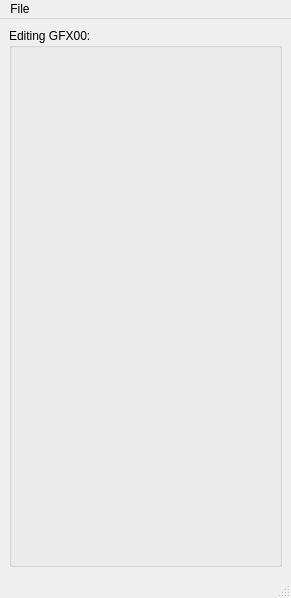
<?xml version="1.0" encoding="UTF-8"?>
<ui version="4.0">
 <class>window_gfx_editor</class>
 <widget class="QMainWindow" name="window_gfx_editor">
  <property name="geometry">
   <rect>
    <x>0</x>
    <y>0</y>
    <width>291</width>
    <height>598</height>
   </rect>
  </property>
  <property name="windowTitle">
   <string>MainWindow</string>
  </property>
  <widget class="QWidget" name="centralwidget">
   <layout class="QVBoxLayout" name="verticalLayout_2">
    <item>
     <layout class="QHBoxLayout" name="horizontalLayout"/>
    </item>
    <item>
     <widget class="QGroupBox" name="groupBox">
      <property name="title">
       <string>Editing GFX00:</string>
      </property>
      <property name="flat">
       <bool>false</bool>
      </property>
      <property name="checkable">
       <bool>false</bool>
      </property>
     </widget>
    </item>
   </layout>
  </widget>
  <widget class="QMenuBar" name="menubar">
   <property name="geometry">
    <rect>
     <x>0</x>
     <y>0</y>
     <width>291</width>
     <height>27</height>
    </rect>
   </property>
   <widget class="QMenu" name="menuFile">
    <property name="title">
     <string>File</string>
    </property>
    <addaction name="actionLoad_GFX_page"/>
    <addaction name="actionInsert_GFX_page"/>
    <addaction name="actionInsert_GFX_page_to"/>
    <addaction name="separator"/>
    <addaction name="actionImport_GFX_page"/>
    <addaction name="actionExport_GFX_page"/>
   </widget>
   <addaction name="menuFile"/>
  </widget>
  <widget class="QStatusBar" name="statusbar"/>
  <action name="actionLoad_GFX_page">
   <property name="text">
    <string>Load GFX page</string>
   </property>
  </action>
  <action name="actionInsert_GFX_page">
   <property name="text">
    <string>Insert GFX page</string>
   </property>
  </action>
  <action name="actionImport_GFX_page">
   <property name="text">
    <string>Import GFX page</string>
   </property>
  </action>
  <action name="actionExport_GFX_page">
   <property name="text">
    <string>Export GFX page</string>
   </property>
  </action>
  <action name="actionInsert_GFX_page_to">
   <property name="text">
    <string>Insert GFX page to...</string>
   </property>
  </action>
 </widget>
 <resources/>
 <connections/>
</ui>
